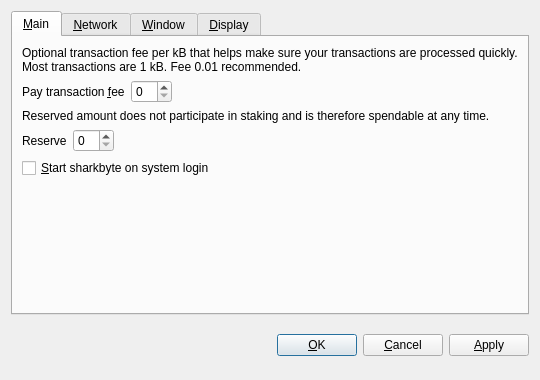
<?xml version="1.0" encoding="UTF-8"?>
<ui version="4.0">
 <class>OptionsDialog</class>
 <widget class="QDialog" name="OptionsDialog">
  <property name="geometry">
   <rect>
    <x>0</x>
    <y>0</y>
    <width>540</width>
    <height>380</height>
   </rect>
  </property>
  <property name="windowTitle">
   <string>Options</string>
  </property>
  <property name="modal">
   <bool>true</bool>
  </property>
  <layout class="QVBoxLayout" name="verticalLayout">
   <item>
    <widget class="QTabWidget" name="tabWidget">
     <property name="tabPosition">
      <enum>QTabWidget::North</enum>
     </property>
     <property name="currentIndex">
      <number>0</number>
     </property>
     <widget class="QWidget" name="tabMain">
      <attribute name="title">
       <string>&amp;Main</string>
      </attribute>
      <layout class="QVBoxLayout" name="verticalLayout_Main">
       <item>
        <widget class="QLabel" name="transactionFeeInfoLabel">
         <property name="text">
          <string>Optional transaction fee per kB that helps make sure your transactions are processed quickly. Most transactions are 1 kB. Fee 0.01 recommended.</string>
         </property>
         <property name="textFormat">
          <enum>Qt::PlainText</enum>
         </property>
         <property name="wordWrap">
          <bool>true</bool>
         </property>
        </widget>
       </item>
       <item>
        <layout class="QHBoxLayout" name="horizontalLayoutFee">
         <item>
          <widget class="QLabel" name="transactionFeeLabel">
           <property name="text">
            <string>Pay transaction &amp;fee</string>
           </property>
           <property name="textFormat">
            <enum>Qt::PlainText</enum>
           </property>
           <property name="buddy">
            <cstring>transactionFee</cstring>
           </property>
          </widget>
         </item>
         <item>
          <widget class="BitcoinAmountField" name="transactionFee"/>
         </item>
         <item>
          <spacer name="horizontalSpacerFee">
           <property name="orientation">
            <enum>Qt::Horizontal</enum>
           </property>
           <property name="sizeHint" stdset="0">
            <size>
             <width>40</width>
             <height>20</height>
            </size>
           </property>
          </spacer>
         </item>
        </layout>
       </item>
       <item>
        <widget class="QLabel" name="reserveBalanceInfoLabel">
         <property name="text">
          <string>Reserved amount does not participate in staking and is therefore spendable at any time.</string>
         </property>
         <property name="textFormat">
          <enum>Qt::PlainText</enum>
         </property>
         <property name="wordWrap">
          <bool>true</bool>
         </property>
        </widget>
       </item>
       <item>
        <layout class="QHBoxLayout" name="horizontalLayoutReserveBalance">
         <item>
          <widget class="QLabel" name="reserveBalanceLabel">
           <property name="text">
            <string>Reserve</string>
           </property>
           <property name="textFormat">
            <enum>Qt::PlainText</enum>
           </property>
           <property name="buddy">
            <cstring>reserveBalance</cstring>
           </property>
          </widget>
         </item>
         <item>
          <widget class="BitcoinAmountField" name="reserveBalance"/>
         </item>
         <item>
          <spacer name="horizontalSpacerReserveBalance">
           <property name="orientation">
            <enum>Qt::Horizontal</enum>
           </property>
           <property name="sizeHint" stdset="0">
            <size>
             <width>40</width>
             <height>20</height>
            </size>
           </property>
          </spacer>
         </item>
        </layout>
       </item>
       <item>
        <widget class="QCheckBox" name="bitcoinAtStartup">
         <property name="toolTip">
          <string>Automatically start sharkbyte after logging in to the system.</string>
         </property>
         <property name="text">
          <string>&amp;Start sharkbyte on system login</string>
         </property>
        </widget>
       </item>
       <item>
        <spacer name="verticalSpacer_Main">
         <property name="orientation">
          <enum>Qt::Vertical</enum>
         </property>
         <property name="sizeHint" stdset="0">
          <size>
           <width>20</width>
           <height>40</height>
          </size>
         </property>
        </spacer>
       </item>
      </layout>
     </widget>
     <widget class="QWidget" name="tabNetwork">
      <attribute name="title">
       <string>&amp;Network</string>
      </attribute>
      <layout class="QVBoxLayout" name="verticalLayout_Network">
       <item>
        <widget class="QCheckBox" name="mapPortUpnp">
         <property name="toolTip">
          <string>Automatically open the sharkbyte client port on the router. This only works when your router supports UPnP and it is enabled.</string>
         </property>
         <property name="text">
          <string>Map port using &amp;UPnP</string>
         </property>
        </widget>
       </item>
       <item>
        <widget class="QCheckBox" name="connectSocks">
         <property name="toolTip">
          <string>Connect to the sharkbyte network through a SOCKS5 proxy (e.g. when connecting through Tor).</string>
         </property>
         <property name="text">
          <string>&amp;Connect through SOCKS5 proxy:</string>
         </property>
        </widget>
       </item>
       <item>
        <layout class="QHBoxLayout" name="horizontalLayout_Network">
         <item>
          <widget class="QLabel" name="proxyIpLabel">
           <property name="text">
            <string>Proxy &amp;IP:</string>
           </property>
           <property name="textFormat">
            <enum>Qt::PlainText</enum>
           </property>
           <property name="buddy">
            <cstring>proxyIp</cstring>
           </property>
          </widget>
         </item>
         <item>
          <widget class="QValidatedLineEdit" name="proxyIp">
           <property name="maximumSize">
            <size>
             <width>140</width>
             <height>16777215</height>
            </size>
           </property>
           <property name="toolTip">
            <string>IP address of the proxy (e.g. 127.0.0.1)</string>
           </property>
          </widget>
         </item>
         <item>
          <widget class="QLabel" name="proxyPortLabel">
           <property name="text">
            <string>&amp;Port:</string>
           </property>
           <property name="textFormat">
            <enum>Qt::PlainText</enum>
           </property>
           <property name="buddy">
            <cstring>proxyPort</cstring>
           </property>
          </widget>
         </item>
         <item>
          <widget class="QLineEdit" name="proxyPort">
           <property name="maximumSize">
            <size>
             <width>55</width>
             <height>16777215</height>
            </size>
           </property>
           <property name="toolTip">
            <string>Port of the proxy (e.g. 9050)</string>
           </property>
          </widget>
         </item>
         <item>
          <spacer name="horizontalSpacer_Network">
           <property name="orientation">
            <enum>Qt::Horizontal</enum>
           </property>
           <property name="sizeHint" stdset="0">
            <size>
             <width>40</width>
             <height>20</height>
            </size>
           </property>
          </spacer>
         </item>
        </layout>
       </item>
       <item>
        <spacer name="verticalSpacer_Network">
         <property name="orientation">
          <enum>Qt::Vertical</enum>
         </property>
         <property name="sizeHint" stdset="0">
          <size>
           <width>20</width>
           <height>40</height>
          </size>
         </property>
        </spacer>
       </item>
      </layout>
     </widget>
     <widget class="QWidget" name="tabWindow">
      <attribute name="title">
       <string>&amp;Window</string>
      </attribute>
      <layout class="QVBoxLayout" name="verticalLayout_Window">
       <item>
        <widget class="QCheckBox" name="minimizeToTray">
         <property name="toolTip">
          <string>Show only a tray icon after minimizing the window.</string>
         </property>
         <property name="text">
          <string>&amp;Minimize to the tray instead of the taskbar</string>
         </property>
        </widget>
       </item>
       <item>
        <widget class="QCheckBox" name="minimizeOnClose">
         <property name="toolTip">
          <string>Minimize instead of exit the application when the window is closed. When this option is enabled, the application will be closed only after selecting Quit in the menu.</string>
         </property>
         <property name="text">
          <string>M&amp;inimize on close</string>
         </property>
        </widget>
       </item>
       <item>
        <spacer name="verticalSpacer_Window">
         <property name="orientation">
          <enum>Qt::Vertical</enum>
         </property>
         <property name="sizeHint" stdset="0">
          <size>
           <width>20</width>
           <height>40</height>
          </size>
         </property>
        </spacer>
       </item>
      </layout>
     </widget>
     <widget class="QWidget" name="tabDisplay">
      <attribute name="title">
       <string>&amp;Display</string>
      </attribute>
      <layout class="QVBoxLayout" name="verticalLayout_Display">
       <item>
        <layout class="QHBoxLayout" name="horizontalLayout_1_Display">
         <item>
          <widget class="QLabel" name="langLabel">
           <property name="text">
            <string>User Interface &amp;language:</string>
           </property>
           <property name="textFormat">
            <enum>Qt::PlainText</enum>
           </property>
           <property name="buddy">
            <cstring>lang</cstring>
           </property>
          </widget>
         </item>
         <item>
          <widget class="QValueComboBox" name="lang">
           <property name="toolTip">
            <string>The user interface language can be set here. This setting will take effect after restarting sharkbyte.</string>
           </property>
          </widget>
         </item>
        </layout>
       </item>
       <item>
        <layout class="QHBoxLayout" name="horizontalLayout_2_Display">
         <item>
          <widget class="QLabel" name="unitLabel">
           <property name="text">
            <string>&amp;Unit to show amounts in:</string>
           </property>
           <property name="textFormat">
            <enum>Qt::PlainText</enum>
           </property>
           <property name="buddy">
            <cstring>unit</cstring>
           </property>
          </widget>
         </item>
         <item>
          <widget class="QValueComboBox" name="unit">
           <property name="toolTip">
            <string>Choose the default subdivision unit to show in the interface and when sending coins.</string>
           </property>
          </widget>
         </item>
        </layout>
       </item>
       <item>
        <widget class="QCheckBox" name="coinControlFeatures">
         <property name="toolTip">
          <string>Whether to show coin control features or not.</string>
         </property>
         <property name="text">
          <string>Display coin &amp;control features (experts only!)</string>
         </property>
        </widget>
       </item>
       <item>
        <widget class="QCheckBox" name="useBlackTheme">
         <property name="text">
          <string>Use black visual theme (requires restart)</string>
         </property>
        </widget>
       </item>
       <item>
        <spacer name="verticalSpacer_Display">
         <property name="orientation">
          <enum>Qt::Vertical</enum>
         </property>
         <property name="sizeHint" stdset="0">
          <size>
           <width>20</width>
           <height>40</height>
          </size>
         </property>
        </spacer>
       </item>
      </layout>
     </widget>
    </widget>
   </item>
   <item>
    <layout class="QHBoxLayout" name="horizontalLayout_Buttons">
     <item>
      <spacer name="horizontalSpacer_1">
       <property name="orientation">
        <enum>Qt::Horizontal</enum>
       </property>
       <property name="sizeHint" stdset="0">
        <size>
         <width>40</width>
         <height>48</height>
        </size>
       </property>
      </spacer>
     </item>
     <item>
      <widget class="QLabel" name="statusLabel">
       <property name="font">
        <font>
         <weight>75</weight>
         <bold>true</bold>
        </font>
       </property>
       <property name="text">
        <string/>
       </property>
       <property name="textFormat">
        <enum>Qt::PlainText</enum>
       </property>
       <property name="wordWrap">
        <bool>true</bool>
       </property>
      </widget>
     </item>
     <item>
      <spacer name="horizontalSpacer_2">
       <property name="orientation">
        <enum>Qt::Horizontal</enum>
       </property>
       <property name="sizeHint" stdset="0">
        <size>
         <width>40</width>
         <height>48</height>
        </size>
       </property>
      </spacer>
     </item>
     <item>
      <widget class="QPushButton" name="okButton">
       <property name="text">
        <string>&amp;OK</string>
       </property>
      </widget>
     </item>
     <item>
      <widget class="QPushButton" name="cancelButton">
       <property name="text">
        <string>&amp;Cancel</string>
       </property>
       <property name="autoDefault">
        <bool>false</bool>
       </property>
      </widget>
     </item>
     <item>
      <widget class="QPushButton" name="applyButton">
       <property name="text">
        <string>&amp;Apply</string>
       </property>
       <property name="autoDefault">
        <bool>false</bool>
       </property>
      </widget>
     </item>
    </layout>
   </item>
  </layout>
 </widget>
 <customwidgets>
  <customwidget>
   <class>BitcoinAmountField</class>
   <extends>QSpinBox</extends>
   <header>bitcoinamountfield.h</header>
  </customwidget>
  <customwidget>
   <class>QValueComboBox</class>
   <extends>QComboBox</extends>
   <header>qvaluecombobox.h</header>
  </customwidget>
  <customwidget>
   <class>QValidatedLineEdit</class>
   <extends>QLineEdit</extends>
   <header>qvalidatedlineedit.h</header>
  </customwidget>
 </customwidgets>
 <resources/>
 <connections/>
</ui>
